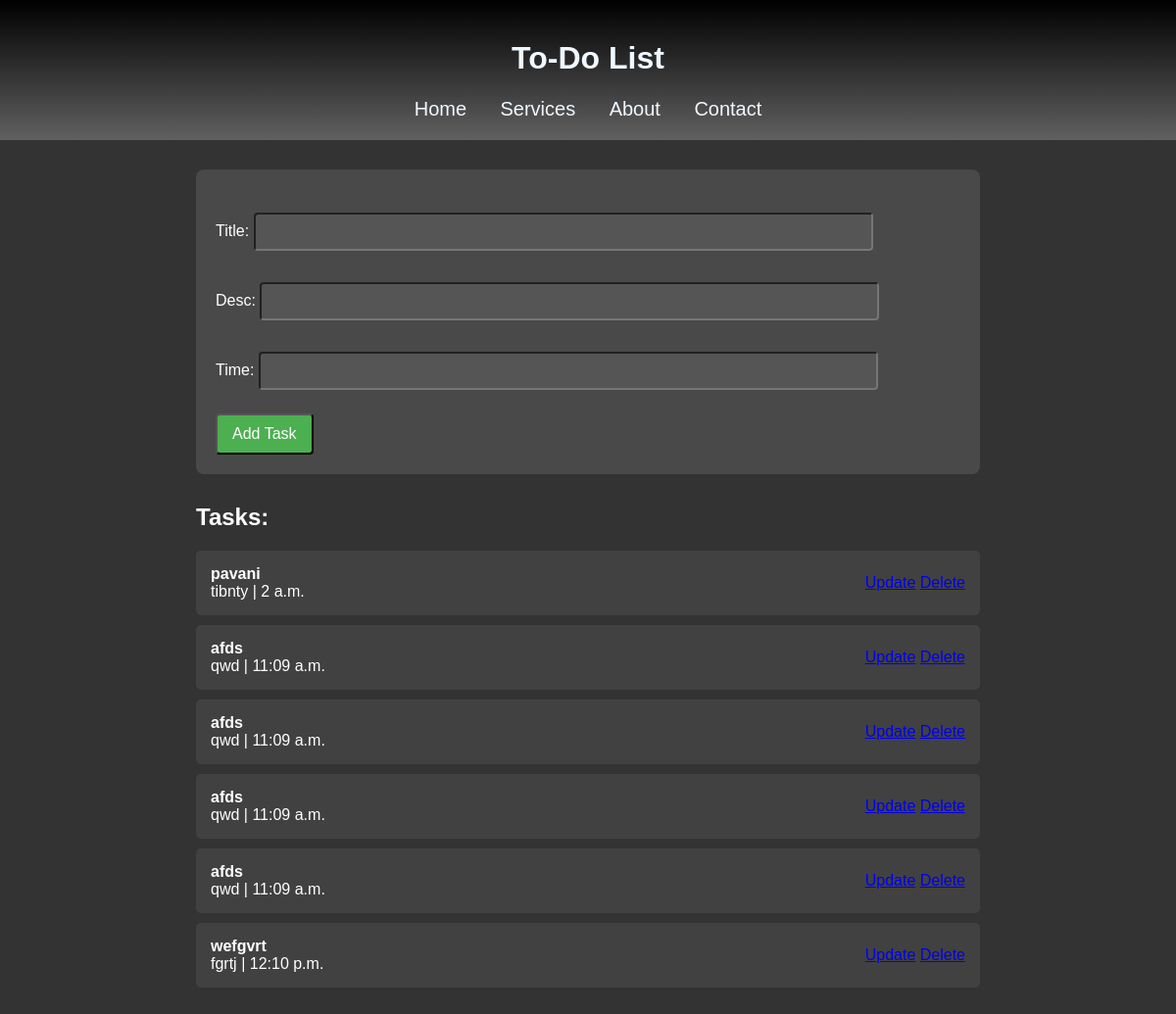
Page /task/ on the committed database.
### myapp/models.py (models this page shows, shortened)
class task(models.Model):
    title=models.CharField(max_length=100)
    desc=models.CharField(max_length=150)
    time=models.TimeField(auto_created=True)

### myapp/views.py (the view)
# urls.py: path('task/',task_list,name='task'),
def task_list(request):
    form=taskForm()
    tasks=task.objects.all()
    if request.method=='POST':
        form=taskForm(request.POST)
        if form.is_valid():
            form.save()
            return redirect('task')
    return render(request, 'task_list.html', {'form': form,'tasks':tasks})

### myapp/form.py
class taskForm(forms.ModelForm):
    class Meta:
        model = task
        fields = ['title','desc','time']

### templates/task_list.html (shortened to what this page needs)
<!DOCTYPE html>
<html>
<head>
</head>
<body>
    <header>
        <h1>To-Do List</h1>
        <nav>
            <a href="{% url 'task' %}" id="main">Home</a>
            <a href="{% url 'services' %}" id="main">Services</a>
            <a href="{% url 'about' %}" id="main">About</a>
            <a href="{% url 'contact' %}" id="main">Contact</a>
        </nav>
    </header>
    <div class="content">
        {% block content %}
        <form method="POST">
            {{ form.as_p }}
            <button type="submit">Add Task</button>
        </form>
        <h2>Tasks:</h2>
        <ul>
            {% for t in tasks %}
                <li>
                    <div>
                        <strong>{{ t.title }}</strong><br>
                        {{ t.desc }} | {{ t.time }}
                    </div>
                    <div class="task-actions">
                        <a href="{% url 'update_task' t.id %}">Update</a>
                        <a href="{% url 'delete_task' t.id %}">Delete</a>
                    </div>
                </li>
            {% endfor %}
        </ul>
        {% endblock %}
    </div>
</body>
</html>

### templates/task_list.html (style rules this page uses)
body { font-family:Arial, sans-serif; background-color:#333; color:white; margin:0; padding: 0; }
header { text-align: center; background-image: linear-gradient(black, rgb(97, 96, 96)); color: aliceblue; padding: 20px 0; }
nav { margin-top: 15px; }
#main { color: aliceblue; text-decoration: none; padding: 0 15px; font-size: 20px; transition: color 0.3s; }
.content { max-width: 800px; margin: 30px auto; padding: 0 20px; }
form { background-color: rgba(97, 96, 96, 0.5); padding: 20px; border-radius: 8px; margin-bottom: 30px; }
input, textarea { width: 80%; padding: 10px; margin: 8px 0; border-radius: 4px; background-color: #555; color: white; }
button { background-color: #4CAF50; color: white; padding: 10px 15px; border-radius: 4px; font-size: 16px; }
ul { list-style-type: none; padding: 0; }
li { background-color: rgba(97, 96, 96, 0.3); padding: 15px; margin-bottom: 10px; border-radius: 5px; display: flex; justify-content: space-between; align-items: center; }

### rows in the picture
task: title "pavani", desc "tibnty", time "2 a.m."
task: title "afds", desc "qwd", time "11:09 a.m."
task: title "afds", desc "qwd", time "11:09 a.m."
task: title "afds", desc "qwd", time "11:09 a.m."
task: title "afds", desc "qwd", time "11:09 a.m."
task: title "wefgvrt", desc "fgrtj", time "12:10 p.m."
